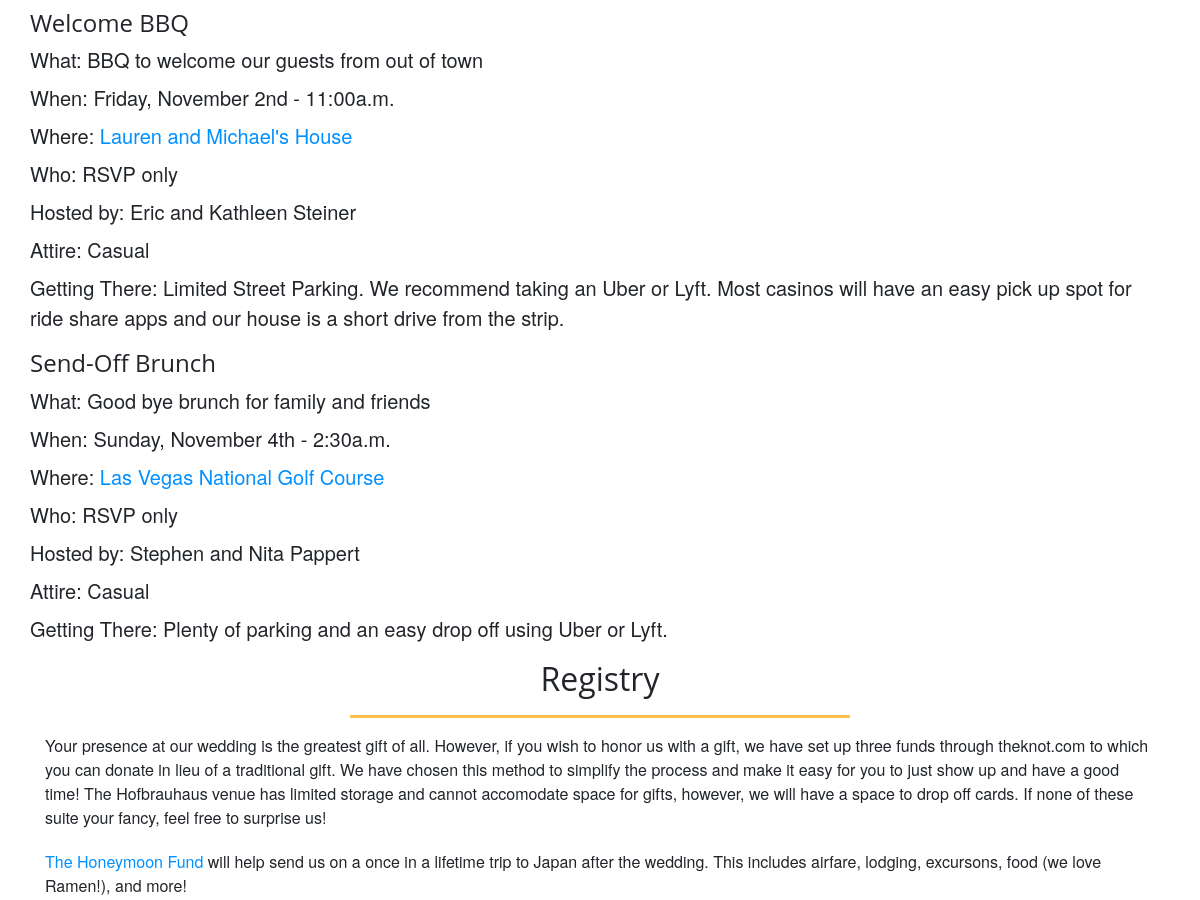
The app's page / (middle part), older data.
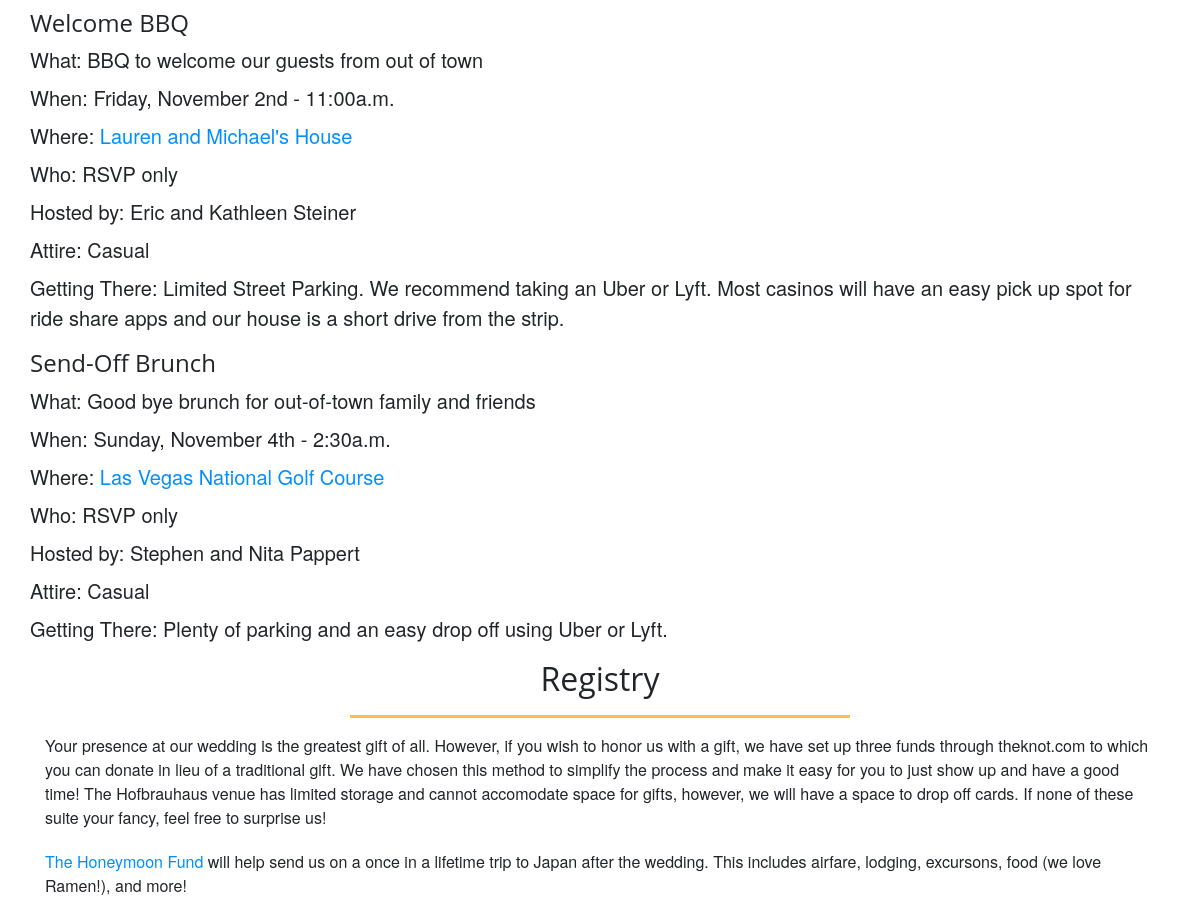
The same page, newer data.
### wedding/models.py (models this page shows, shortened)
class Event(models.Model):
    title = models.CharField(max_length=120)
    what = models.CharField(max_length=120)
    when = models.DateTimeField()
    where = models.CharField(max_length=120)
    where_link = models.CharField(max_length=120)
    who = models.CharField(max_length=120)
    host = models.CharField(max_length=120, blank=True)
    attire = models.CharField(max_length=120)
    transportation = models.TextField(blank=True)
    other = models.TextField(blank=True)
    def is_upcoming(self):
        return  timezone.now() < (self.when + timedelta(hours=6))

### wedding/views.py (the view)
# urls.py: 2. Add a URL to urlpatterns:  path('', views.home, name='home')
def home(request):
    funds = Fund.objects.all()
    fun_stuff = FunStuff.objects.all()
    events = Event.objects.all()
    return render(request, 'wedding/save_the_date.html', {'funds': funds,
                                                          'fun_stuff': fun_stuff,
                                                          'events': events
                                                          })

### wedding/templates/wedding/save_the_date.html (shortened to what this page needs)
{% extends "wedding/base.html" %}
{% load staticfiles %}
{% block content %}
<section id="Event" class="bg-white">
<div class="container">
    <div class="row">
        <div>
            {% for event in events %}
            {% if event.is_upcoming %}
            <h4 class="section-heading text-left">{{ event.title}}</h4>
            <dl class="dl-row text-left lead">
                <dd><b>What: </b>{{ event.what }}</dd>
                <dd><b>When:</b> {{ event.when |date:'l, F jS - g:ia' }}</dd>
                <dd><b>Where: </b>{% if event.where_link != 'none' %} <a href={{event.where_link}}>{{ event.where }}</a>{% else %} {{ event.where }}  {% endif %}</dd>
                <dd><b>Who: </b>{{ event.who }} </dd>
                {% if event.host %}<dd><b>Hosted by: </b>{{event.host}}</dd>{% endif %}
                <dd><b>Attire: </b>{{ event.attire }}</dd>
                {% if event.transportation %}
                <dd><b>Getting There: </b>{{ event.transportation }}</dd>
                {% endif %}
            </dl>
            {% endif %}
            {% endfor %}
        </div>
    </div>
</div>
<section class="no-padding bg-white" id="Registry">
    <div class="container">
        <div class="row">
            <div class="col-lg-12">
                <h2 class="section-heading text-center">Registry</h2>
                <hr class="primary">
                <p>
                    Your presence at our wedding is the greatest gift of all.
                    However, if you wish to honor us with a gift, we have set up three funds through theknot.com to which you can donate in lieu of a traditional gift.
                    We have chosen this method to simplify the process and make it easy for you to just show up and have a good time!
                    The Hofbrauhaus venue has limited storage and cannot accomodate space for gifts, however, we will have a space to drop off cards.
                    If none of these suite your fancy, feel free to surprise us!
                </p>
                {% for fund in funds %}
                <p><a href={{ fund.link }}>The {{ fund.name }} Fund</a> {{fund.info|safe}}</p>
                {% endfor %}
</section>
{% endblock %}

Row changes from the older to the newer data that the page shows:
changed Event "Send-Off Brunch": what "Good bye brunch for family and friends" → "Good bye brunch for out-of-town family and friends"
